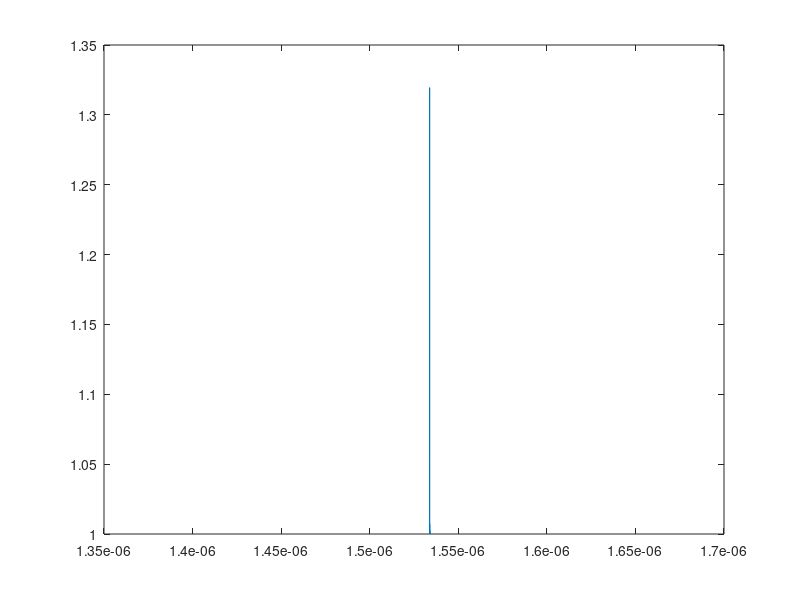

This chart was generated by the following MATLAB code:
%Simulations of Long-Period FBG for ION
%Adam Ignaciuk

%%%%%%%%%%%%%%%%%%%
%Dane z artykułu na później
a1 = 2.625 * 10e-6;
a2 = 62.4 * 10e-6;
a3 = a2+300*10e-9;
n_0 = 1.4681;
n_1 = 1.458;
n_2 = 1.45;
n_3 = 1.5;
n_4 = 1;
sigma_test = 4*10e-4;
Period_test = 450*10e-6;
L_test = 1.2*10e-2;
%%%%%%%%%%%%%%%%%%% 
%5CB liquid crystal - podają łączny czyli chyba n_eff, później znajdę dane
%z n_o i n_e
n_5CB_glass = 1.4990;
%%%%%%%%%%%%%%%%%%%
%Dane dla femtosekundowej siatki, o okresie nanometrowym
n_eff = 1.447;
n_modul = 0.0017; %modulacja RI
Period = 530*1e-9; %okres 
L = 0.001; %długość siatki 
Lambda_d=2*n_eff*Period; %Centralna Długość Fali = 1533,82nm

Lambda=(1533.80:0.0005:1533.84)*1e-9; %Fale
dz = 0.00005; %Zmiana odłegości do macierzy
z = (0 : dz : L); %Odległość na całej siatce 

delta=2*pi*n_eff*((1./Lambda)-(1./Lambda_d)); % w rzeczywistości, tą wielkość trzeba jeszcze przemnożyć przez detuning 
% detuning = tutaj mam mały problem 

sigma=(2*pi./Lambda)*n_modul;
kappa=(pi./Lambda)*n_modul;
delta_x= delta.*sigma; %wartość oznaczana jako delta z daszkiem 
gamma = sqrt(kappa.^2+delta_x.^2); %dla siatek działających tylko w transmisji 

T=[];
F_i=[];

for i=1:length(Lambda)
    F_i=[1 0;0 1];
    for j=1:length(z) %poniżej macierz dla siatek d. w transmisji
         
       F_i = F_i*[cos(dz*gamma(i))+1i*(delta_x(i)/gamma(i))*sin(gamma(i)*dz) 1i*(kappa(i)/gamma(i))*sin(gamma(i)*dz);1i*(kappa(i)/gamma(i))*sin(gamma(i)*dz) cos(gamma(i)*dz)-1i*(delta_x(i)/gamma(i))*sin(gamma(i)*dz)];
    end
    x = abs(1/F_i(1,1))^2; %to jest niby Transmisja 
    T=[T,x];
end

plot(Lambda,T);


